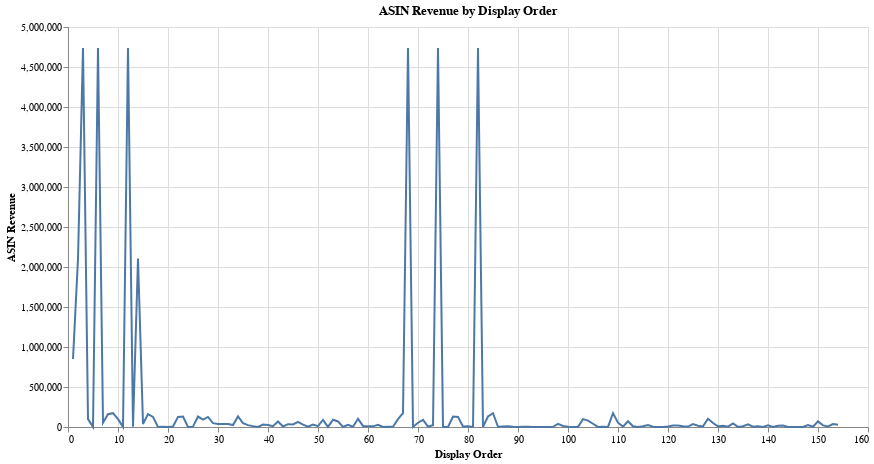

The cell this chart's notebook holds for it:
### Markdown cell above
## Eigth Visualization: Revenue vs. Display Order

### Code cell
chart8 = alt.Chart(filtered_df).mark_line().encode(
    x='Display Order',
    y='ASIN Revenue',
  ).properties(
    width=800,
    height=400,
    title='ASIN Revenue by Display Order'
  )
chart8

### Figure 1 — Vega-Lite specification as saved in the notebook (floating-point values rounded to 4 significant figures; data arrays with more than 128 entries replaced by an {"elided": "..."} marker saying what was removed)
{"config": {"view": {"continuousWidth": 300, "continuousHeight": 300}}, "data": {"name": "data-ad08b0e09af76a957ece175a8d12b1bd"}, "mark": {"type": "line"}, "encoding": {"x": {"field": "Display Order", "type": "quantitative"}, "y": {"field": "ASIN Revenue", "type": "quantitative"}}, "height": 400, "title": "ASIN Revenue by Display Order", "width": 800, "$schema": "https://vega.github.io/schema/vega-lite/v5.20.1.json", "datasets": {"data-ad08b0e09af76a957ece175a8d12b1bd": {"elided": "154 records"}}}
